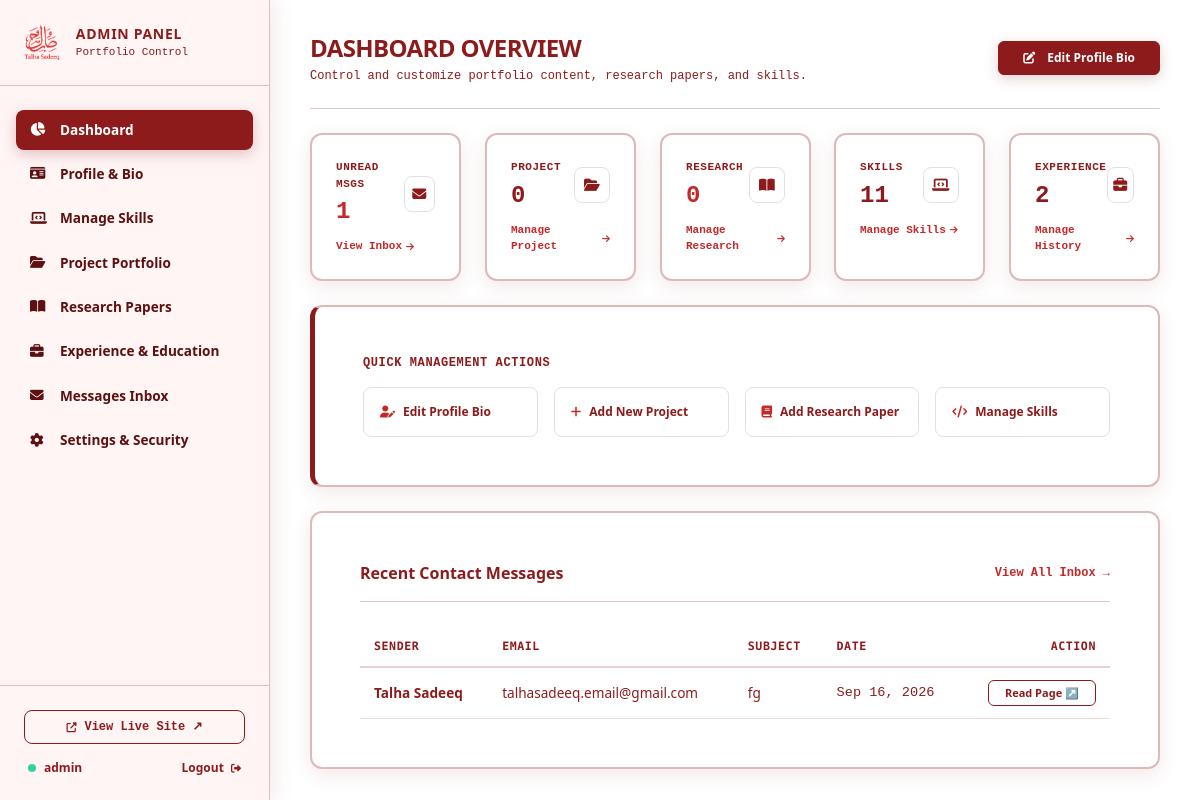
Screenshot of /admin/dashboard (signed in) with the database file from the repository.
### models.py (models this page shows, shortened)
class AdminUser(UserMixin, db.Model):
    __tablename__ = 'admin_users'
    id = db.Column(db.Integer, primary_key=True)
    username = db.Column(db.String(64), unique=True, nullable=False, index=True)
    password_hash = db.Column(db.String(256), nullable=False)
    created_at = db.Column(db.DateTime, default=datetime.utcnow)

class Message(db.Model):
    __tablename__ = 'messages'
    id = db.Column(db.Integer, primary_key=True)
    sender_name = db.Column(db.String(100), nullable=False)
    sender_email = db.Column(db.String(120), nullable=False)
    subject = db.Column(db.String(200), nullable=False)
    message_body = db.Column(db.Text, nullable=False)
    is_read = db.Column(db.Boolean, default=False, index=True)
    created_at = db.Column(db.DateTime, default=datetime.utcnow, index=True)

### admin.py (the view)
@admin_bp.route('/')
@admin_bp.route('/dashboard')
@login_required
def dashboard():
    profile = SiteProfile.query.first()
    unread_messages_count = Message.query.filter_by(is_read=False).count()
    total_projects = Project.query.count()
    total_skills = Skill.query.count()
    total_research = Research.query.count()
    total_experience = Experience.query.count()
    recent_messages = Message.query.order_by(Message.created_at.desc()).limit(5).all()
    return render_template('admin/dashboard.html',
                           profile=profile,
                           unread_messages_count=unread_messages_count,
                           total_projects=total_projects,
                           total_skills=total_skills,
                           total_research=total_research,
                           total_experience=total_experience,
                           recent_messages=recent_messages)

### templates/admin/dashboard.html (shortened to what this page needs)
{% extends "admin/base.html" %}
{% block content %}
<div class="space-y-6">
    <div class="flex flex-col sm:flex-row sm:items-center justify-between gap-4 border-b border-theme-subtle pb-4">
        <div>
            <h1 class="text-xl sm:text-2xl font-extrabold text-theme-primary uppercase tracking-tight font-sans">Dashboard Overview</h1>
            <p class="text-theme-muted text-xs font-mono mt-1">Control and customize portfolio content, research papers, and skills.</p>
        </div>
        <div class="flex items-center gap-3">
            <a href="{{ url_for('admin.profile') }}" class="btn-theme-primary text-xs py-2 px-4">
                <i class="fas fa-edit me-1"></i> Edit Profile Bio
            </a>
        </div>
    </div>
    <div class="grid grid-cols-1 sm:grid-cols-2 lg:grid-cols-5 gap-4">
        <a href="{{ url_for('admin.messages') }}" class="card-editorial p-4 block text-decoration-none">
            <div class="flex items-center justify-between">
                <div>
                    <div class="text-[11px] font-mono font-bold uppercase tracking-wider text-theme-muted">Unread Msgs</div>
                    <div class="text-2xl font-extrabold text-[#C62828] mt-1 font-mono">{{ unread_messages_count }}</div>
                </div>
                <div class="w-9 h-9 rounded-lg bg-theme-primary border border-theme-subtle text-theme-primary flex items-center justify-center text-sm">
                    <i class="fas fa-envelope"></i>
                </div>
            </div>
            <div class="text-[11px] text-[#C62828] font-mono font-bold mt-2.5 flex items-center gap-1">
                <span>View Inbox</span> <i class="fas fa-arrow-right text-[9px]"></i>
            </div>
        </a>
        <a href="{{ url_for('admin.projects') }}" class="card-editorial p-4 block text-decoration-none">
            <div class="flex items-center justify-between">
                <div>
                    <div class="text-[11px] font-mono font-bold uppercase tracking-wider text-theme-muted">Project</div>
                    <div class="text-2xl font-extrabold text-theme-title mt-1 font-mono">{{ total_projects }}</div>
                </div>
                <div class="w-9 h-9 rounded-lg bg-theme-primary border border-theme-subtle text-theme-primary flex items-center justify-center text-sm">
                    <i class="fas fa-folder-open"></i>
                </div>
            </div>
            <div class="text-[11px] text-[#C62828] font-mono font-bold mt-2.5 flex items-center gap-1">
                <span>Manage Project</span> <i class="fas fa-arrow-right text-[9px]"></i>
            </div>
        </a>
        <a href="{{ url_for('admin.research') }}" class="card-editorial p-4 block text-decoration-none">
            <div class="flex items-center justify-between">
                <div>
                    <div class="text-[11px] font-mono font-bold uppercase tracking-wider text-theme-muted">Research</div>
                    <div class="text-2xl font-extrabold text-[#C62828] mt-1 font-mono">{{ total_research }}</div>
                </div>
                <div class="w-9 h-9 rounded-lg bg-theme-primary border border-theme-subtle text-theme-primary flex items-center justify-center text-sm">
                    <i class="fas fa-book-open"></i>
                </div>
            </div>
            <div class="text-[11px] text-[#C62828] font-mono font-bold mt-2.5 flex items-center gap-1">
                <span>Manage Research</span> <i class="fas fa-arrow-right text-[9px]"></i>
            </div>
        </a>
        <a href="{{ url_for('admin.skills') }}" class="card-editorial p-4 block text-decoration-none">
            <div class="flex items-center justify-between">
                <div>
                    <div class="text-[11px] font-mono font-bold uppercase tracking-wider text-theme-muted">Skills</div>
                    <div class="text-2xl font-extrabold text-theme-title mt-1 font-mono">{{ total_skills }}</div>
                </div>
                <div class="w-9 h-9 rounded-lg bg-theme-primary border border-theme-subtle text-theme-primary flex items-center justify-center text-sm">
                    <i class="fas fa-laptop-code"></i>
                </div>
            </div>
            <div class="text-[11px] text-[#C62828] font-mono font-bold mt-2.5 flex items-center gap-1">
                <span>Manage Skills</span> <i class="fas fa-arrow-right text-[9px]"></i>
            </div>
        </a>
        <a href="{{ url_for('admin.experience') }}" class="card-editorial p-4 block text-decoration-none">
            <div class="flex items-center justify-between">
                <div>
                    <div class="text-[11px] font-mono font-bold uppercase tracking-wider text-theme-muted">Experience</div>
                    <div class="text-2xl font-extrabold text-theme-title mt-1 font-mono">{{ total_experience }}</div>
                </div>
                <div class="w-9 h-9 rounded-lg bg-theme-primary border border-theme-subtle text-theme-primary flex items-center justify-center text-sm">
                    <i class="fas fa-briefcase"></i>
                </div>
            </div>
            <div class="text-[11px] text-[#C62828] font-mono font-bold mt-2.5 flex items-center gap-1">
                <span>Manage History</span> <i class="fas fa-arrow-right text-[9px]"></i>
            </div>
        </a>
    </div>
    <div class="card-editorial p-5 work-card-accent">
        <h3 class="text-xs font-mono font-bold uppercase tracking-wider text-theme-title mb-3">Quick Management Actions</h3>
        <div class="grid grid-cols-2 md:grid-cols-4 gap-3">
            <a href="{{ url_for('admin.profile') }}" class="p-3 rounded-lg border border-theme-subtle bg-theme-primary hover:border-current text-theme-title text-xs font-semibold flex items-center gap-2 transition-all text-decoration-none">
                <i class="fas fa-user-edit text-[#C62828]"></i> Edit Profile Bio
            </a>
            <a href="{{ url_for('admin.add_project') }}" class="p-3 rounded-lg border border-theme-subtle bg-theme-primary hover:border-current text-theme-title text-xs font-semibold flex items-center gap-2 transition-all text-decoration-none">
                <i class="fas fa-plus text-[#C62828]"></i> Add New Project
            </a>
            <a href="{{ url_for('admin.research') }}" class="p-3 rounded-lg border border-theme-subtle bg-theme-primary hover:border-current text-theme-title text-xs font-semibold flex items-center gap-2 transition-all text-decoration-none">
                <i class="fas fa-book text-[#C62828]"></i> Add Research Paper
            </a>
            <a href="{{ url_for('admin.skills') }}" class="p-3 rounded-lg border border-theme-subtle bg-theme-primary hover:border-current text-theme-title text-xs font-semibold flex items-center gap-2 transition-all text-decoration-none">
                <i class="fas fa-code text-[#C62828]"></i> Manage Skills
            </a>
        </div>
    </div>
    <div class="card-editorial p-5 sm:p-6">
        <div class="flex items-center justify-between mb-4 pb-3 border-b border-theme-subtle">
            <h3 class="text-base font-bold text-theme-title font-sans">Recent Contact Messages</h3>
            <a href="{{ url_for('admin.messages') }}" class="text-xs font-mono font-bold text-[#C62828] hover:underline text-decoration-none">View All Inbox →</a>
        </div>
        {% if recent_messages %}
            <div class="table-responsive">
                <table class="table align-middle mb-0 text-xs">
                    <thead>
                        <tr class="text-theme-muted font-mono uppercase border-b border-theme-subtle">
                            <th>Sender</th>
                            <th>Email</th>
                            <th>Subject</th>
                            <th>Date</th>
                            <th class="text-end">Action</th>
                        </tr>
                    </thead>
                    <tbody>
                        {% for msg in recent_messages %}
                            <tr class="border-b border-theme-subtle">
                                <td class="font-bold text-theme-title">{{ msg.sender_name }}</td>
                                <td class="text-theme-muted">{{ msg.sender_email }}</td>
                                <td class="text-theme-title truncate max-w-xs">{{ msg.subject }}</td>
                                <td class="text-theme-muted font-mono text-[11px]">{{ msg.created_at.strftime('%b %d, %Y') }}</td>
                                <td class="text-end">
                                    <a href="{{ url_for('admin.view_message', id=msg.id) }}" class="btn-theme-outline py-1 px-3 text-[11px]">
                                        Read Page ↗
                                    </a>
                                </td>
                            </tr>
                        {% endfor %}
                    </tbody>
                </table>
            </div>
        {% else %}
            <p class="text-theme-muted text-xs font-mono py-4">No messages received yet.</p>
        {% endif %}
    </div>
</div>
{% endblock %}

### templates/admin/base.html (shortened to what this page needs)
<!DOCTYPE html>
<html lang="en" data-theme="light">
<head>
    <link href="https://cdn.jsdelivr.net/npm/bootstrap@5.3.3/dist/css/bootstrap.min.css" rel="stylesheet">
    <script src="https://cdn.tailwindcss.com"></script>
    <link rel="stylesheet" href="https://cdnjs.cloudflare.com/ajax/libs/font-awesome/6.5.1/css/all.min.css">
    <link rel="stylesheet" href="{{ url_for('static', filename='css/style.css') }}">
</head>
<body class="bg-theme-primary text-theme-primary font-sans min-h-screen flex flex-col justify-between selection:bg-[#FFFFFF] selection:text-[#8E1B1B]">
    <div class="admin-wrapper">
        <aside class="admin-sidebar py-6 flex flex-col justify-between border-r border-theme-subtle bg-theme-secondary">
            <div>
                <div class="px-6 pb-6 mb-4 border-b border-theme-subtle flex items-center justify-between">
                    <a href="{{ url_for('admin.dashboard') }}" class="flex items-center gap-3 text-theme-primary text-decoration-none">
                        <img id="site-logo" src="{{ url_for('static', filename='images/logo-red.png') }}" alt="Logo" class="h-9 w-auto object-contain">
                        <div>
                            <div class="font-extrabold text-theme-primary text-sm uppercase tracking-wider">Admin Panel</div>
                            <div class="text-[11px] text-theme-muted font-mono">Portfolio Control</div>
                        </div>
                    </a>
                </div>
                <nav class="space-y-1 px-3">
                    <a href="{{ url_for('admin.dashboard') }}" class="admin-nav-link rounded-lg {{ 'active' if request.endpoint == 'admin.dashboard' }}">
                        <i class="fas fa-chart-pie w-5"></i> Dashboard
                    </a>
                    <a href="{{ url_for('admin.profile') }}" class="admin-nav-link rounded-lg {{ 'active' if request.endpoint == 'admin.profile' }}">
                        <i class="fas fa-id-card w-5"></i> Profile & Bio
                    </a>
                    <a href="{{ url_for('admin.skills') }}" class="admin-nav-link rounded-lg {{ 'active' if request.endpoint == 'admin.skills' }}">
                        <i class="fas fa-laptop-code w-5"></i> Manage Skills
                    </a>
                    <a href="{{ url_for('admin.projects') }}" class="admin-nav-link rounded-lg {{ 'active' if 'admin.project' in request.endpoint }}">
                        <i class="fas fa-folder-open w-5"></i> Project Portfolio
                    </a>
                    <a href="{{ url_for('admin.research') }}" class="admin-nav-link rounded-lg {{ 'active' if 'admin.research' in request.endpoint }}">
                        <i class="fas fa-book-open w-5"></i> Research Papers
                    </a>
                    <a href="{{ url_for('admin.experience') }}" class="admin-nav-link rounded-lg {{ 'active' if request.endpoint == 'admin.experience' }}">
                        <i class="fas fa-briefcase w-5"></i> Experience & Education
                    </a>
                    <a href="{{ url_for('admin.messages') }}" class="admin-nav-link rounded-lg {{ 'active' if 'admin.message' in request.endpoint }}">
                        <i class="fas fa-envelope w-5"></i> Messages Inbox
                    </a>
                    <a href="{{ url_for('admin.settings') }}" class="admin-nav-link rounded-lg {{ 'active' if request.endpoint == 'admin.settings' }}">
                        <i class="fas fa-gear w-5"></i> Settings & Security
                    </a>
                </nav>
            </div>
            <div class="px-4 pt-4 border-t border-theme-subtle space-y-3">
                <a href="{{ url_for('main.index') }}" target="_blank" class="w-full py-2 px-3 rounded-lg btn-theme-outline text-xs font-mono font-bold flex items-center justify-center gap-2 text-decoration-none">
                    <i class="fas fa-external-link-alt text-[10px]"></i> View Live Site ↗
                </a>
                <div class="flex items-center justify-between px-1 pt-1 text-xs">
                    <div class="flex items-center gap-2 font-bold text-theme-primary">
                        <span class="w-2 h-2 rounded-full bg-emerald-400"></span>
                        <span>{{ current_user.username }}</span>
                    </div>
                    <a href="{{ url_for('auth.logout') }}" class="text-theme-primary hover:underline font-bold text-decoration-none">
                        Logout <i class="fas fa-right-from-bracket ms-1 text-[10px]"></i>
                    </a>
                </div>
            </div>
        </aside>
        <main class="admin-content bg-theme-primary text-theme-primary">
            {% block content %}{% endblock %}
        </main>
    </div>
</body>
</html>

### rows the page displays
AdminUser: username "admin"
Message: sender_name "Talha Sadeeq", sender_email "talhasadeeq.email@gmail.com", subject "fg", created_at "Sep 16, 2026"

### other values shown
{{ unread_messages_count }} "1"
{{ total_projects }} "0"
{{ total_research }} "0"
{{ total_skills }} "11"
{{ total_experience }} "2"
